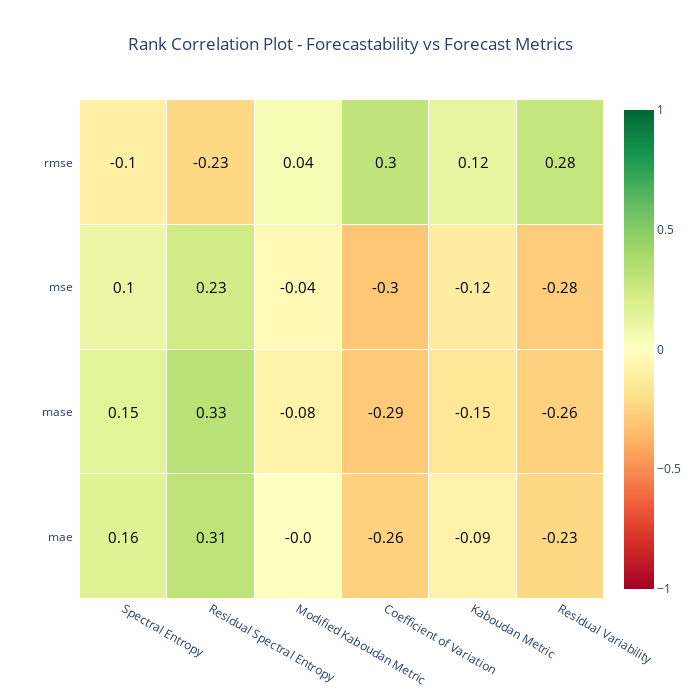

The cell this chart's notebook holds for it:
### Code cell
import plotly.figure_factory as ff

mask = np.zeros_like(corr_df).astype(bool)
mask[:5,:] = True
df_mask = corr_df.mask(mask).round(2)

fig = ff.create_annotated_heatmap(z=df_mask.to_numpy(), 
                                  x=df_mask.columns.tolist(),
                                  y=df_mask.columns.tolist(),
                                  colorscale=px.colors.diverging.RdYlGn,
                                  hoverinfo="none", #Shows hoverinfo for null values
                                  showscale=True, ygap=1, xgap=1
                                 )

fig.update_xaxes(side="bottom")
# fig.update_traces(textfont_size=14)
fig.update_layout(
    title_text='Rank Correlation Plot - Forecastability vs Forecast Metrics', 
    title_x=0.5, 
    width=700, 
    height=700,
    xaxis_showgrid=False,
    yaxis_showgrid=False,
    xaxis_zeroline=False,
    yaxis_zeroline=False,
    # yaxis_autorange='reversed',
    xaxis_range=[-0.5,5.5],
    yaxis_range=[5.5, 9.5]
)

# NaN values are not handled automatically and are displayed in the figure
# So we need to get rid of the text manually
for i in range(len(fig.layout.annotations)):
    fig.layout.annotations[i]['font']['size']=15
    fig.layout.annotations[i]['font']['color']="#000000"
    if fig.layout.annotations[i].text == 'nan':
        fig.layout.annotations[i].text = ""
# fig.write_image("imgs/chapter_4/rank_correlation_forecastability_vs_metrics.png")
fig.show()

### Figure 1 — Plotly figure (JSON) as saved in the notebook; plotly's stock layout.template omitted (floating-point values rounded to 4 significant figures)
{"data": [{"colorscale": [[0, "rgb(165,0,38)"], [0.1, "rgb(215,48,39)"], [0.2, "rgb(244,109,67)"], [0.3, "rgb(253,174,97)"], [0.4, "rgb(254,224,139)"], [0.5, "rgb(255,255,191)"], [0.6, "rgb(217,239,139)"], [0.7, "rgb(166,217,106)"], [0.8, "rgb(102,189,99)"], [0.9, "rgb(26,152,80)"], [1, "rgb(0,104,55)"]], "hoverinfo": "none", "reversescale": false, "showscale": true, "type": "heatmap", "x": ["Spectral Entropy", "Residual Spectral Entropy", "Modified Kaboudan Metric", "Coefficient of Variation", "Kaboudan Metric", "Residual Variability", "mae", "mase", "mse", "rmse"], "xgap": 1, "y": ["Spectral Entropy", "Residual Spectral Entropy", "Modified Kaboudan Metric", "Coefficient of Variation", "Kaboudan Metric", "Residual Variability", "mae", "mase", "mse", "rmse"], "ygap": 1, "z": [[null, null, null, null, null, null, null, null, null, null, null, null], [null, null, null, null, null, null, null, null, null, null, null, null], [null, null, null, null, null, null, null, null, null, null, null, null], [null, null, null, null, null, null, null, null, null, null, null, null], [null, null, null, null, null, null, null, null, null, null, null, null], [0.26, 0.04, 0.21, 0.97, 0.21, 1, -0.23, -0.26, -0.28, 0.28], [0.16, 0.31, 0, -0.26, -0.09, -0.23, 1, 0.53, 0.97, -0.97], [0.15, 0.33, -0.08, -0.29, -0.15, -0.26, 0.53, 1, 0.49, -0.49], [0.1, 0.23, -0.04, -0.3, -0.12, -0.28, 0.97, 0.49, 1, -1], [-0.1, -0.23, 0.04, 0.3, 0.12, 0.28, -0.97, -0.49, -1, 1]]}], "layout": {"annotations": [{"font": {"color": "#000000", "size": 15}, "showarrow": false, "text": "", "x": "Spectral Entropy", "xref": "x", "y": "Spectral Entropy", "yref": "y"}, {"font": {"color": "#000000", "size": 15}, "showarrow": false, "text": "", "x": "Residual Spectral Entropy", "xref": "x", "y": "Spectral Entropy", "yref": "y"}, {"font": {"color": "#000000", "size": 15}, "showarrow": false, "text": "", "x": "Modified Kaboudan Metric", "xref": "x", "y": "Spectral Entropy", "yref": "y"}, {"font": {"color": "#000000", "size": 15}, "showarrow": false, "text": "", "x": "Coefficient of Variation", "xref": "x", "y": "Spectral Entropy", "yref": "y"}, {"font": {"color": "#000000", "size": 15}, "showarrow": false, "text": "", "x": "Kaboudan Metric", "xref": "x", "y": "Spectral Entropy", "yref": "y"}, {"font": {"color": "#000000", "size": 15}, "showarrow": false, "text": "", "x": "Residual Variability", "xref": "x", "y": "Spectral Entropy", "yref": "y"}, {"font": {"color": "#000000", "size": 15}, "showarrow": false, "text": "", "x": "mae", "xref": "x", "y": "Spectral Entropy", "yref": "y"}, {"font": {"color": "#000000", "size": 15}, "showarrow": false, "text": "", "x": "mase", "xref": "x", "y": "Spectral Entropy", "yref": "y"}, {"font": {"color": "#000000", "size": 15}, "showarrow": false, "text": "", "x": "mse", "xref": "x", "y": "Spectral Entropy", "yref": "y"}, {"font": {"color": "#000000", "size": 15}, "showarrow": false, "text": "", "x": "rmse", "xref": "x", "y": "Spectral Entropy", "yref": "y"}, {"font": {"color": "#000000", "size": 15}, "showarrow": false, "text": "", "x": "Spectral Entropy", "xref": "x", "y": "Residual Spectral Entropy", "yref": "y"}, {"font": {"color": "#000000", "size": 15}, "showarrow": false, "text": "", "x": "Residual Spectral Entropy", "xref": "x", "y": "Residual Spectral Entropy", "yref": "y"}, {"font": {"color": "#000000", "size": 15}, "showarrow": false, "text": "", "x": "Modified Kaboudan Metric", "xref": "x", "y": "Residual Spectral Entropy", "yref": "y"}, {"font": {"color": "#000000", "size": 15}, "showarrow": false, "text": "", "x": "Coefficient of Variation", "xref": "x", "y": "Residual Spectral Entropy", "yref": "y"}, {"font": {"color": "#000000", "size": 15}, "showarrow": false, "text": "", "x": "Kaboudan Metric", "xref": "x", "y": "Residual Spectral Entropy", "yref": "y"}, {"font": {"color": "#000000", "size": 15}, "showarrow": false, "text": "", "x": "Residual Variability", "xref": "x", "y": "Residual Spectral Entropy", "yref": "y"}, {"font": {"color": "#000000", "size": 15}, "showarrow": false, "text": "", "x": "mae", "xref": "x", "y": "Residual Spectral Entropy", "yref": "y"}, {"font": {"color": "#000000", "size": 15}, "showarrow": false, "text": "", "x": "mase", "xref": "x", "y": "Residual Spectral Entropy", "yref": "y"}, {"font": {"color": "#000000", "size": 15}, "showarrow": false, "text": "", "x": "mse", "xref": "x", "y": "Residual Spectral Entropy", "yref": "y"}, {"font": {"color": "#000000", "size": 15}, "showarrow": false, "text": "", "x": "rmse", "xref": "x", "y": "Residual Spectral Entropy", "yref": "y"}, {"font": {"color": "#000000", "size": 15}, "showarrow": false, "text": "", "x": "Spectral Entropy", "xref": "x", "y": "Modified Kaboudan Metric", "yref": "y"}, {"font": {"color": "#000000", "size": 15}, "showarrow": false, "text": "", "x": "Residual Spectral Entropy", "xref": "x", "y": "Modified Kaboudan Metric", "yref": "y"}, {"font": {"color": "#000000", "size": 15}, "showarrow": false, "text": "", "x": "Modified Kaboudan Metric", "xref": "x", "y": "Modified Kaboudan Metric", "yref": "y"}, {"font": {"color": "#000000", "size": 15}, "showarrow": false, "text": "", "x": "Coefficient of Variation", "xref": "x", "y": "Modified Kaboudan Metric", "yref": "y"}, {"font": {"color": "#000000", "size": 15}, "showarrow": false, "text": "", "x": "Kaboudan Metric", "xref": "x", "y": "Modified Kaboudan Metric", "yref": "y"}, {"font": {"color": "#000000", "size": 15}, "showarrow": false, "text": "", "x": "Residual Variability", "xref": "x", "y": "Modified Kaboudan Metric", "yref": "y"}, {"font": {"color": "#000000", "size": 15}, "showarrow": false, "text": "", "x": "mae", "xref": "x", "y": "Modified Kaboudan Metric", "yref": "y"}, {"font": {"color": "#000000", "size": 15}, "showarrow": false, "text": "", "x": "mase", "xref": "x", "y": "Modified Kaboudan Metric", "yref": "y"}, {"font": {"color": "#000000", "size": 15}, "showarrow": false, "text": "", "x": "mse", "xref": "x", "y": "Modified Kaboudan Metric", "yref": "y"}, {"font": {"color": "#000000", "size": 15}, "showarrow": false, "text": "", "x": "rmse", "xref": "x", "y": "Modified Kaboudan Metric", "yref": "y"}, {"font": {"color": "#000000", "size": 15}, "showarrow": false, "text": "", "x": "Spectral Entropy", "xref": "x", "y": "Coefficient of Variation", "yref": "y"}, {"font": {"color": "#000000", "size": 15}, "showarrow": false, "text": "", "x": "Residual Spectral Entropy", "xref": "x", "y": "Coefficient of Variation", "yref": "y"}, {"font": {"color": "#000000", "size": 15}, "showarrow": false, "text": "", "x": "Modified Kaboudan Metric", "xref": "x", "y": "Coefficient of Variation", "yref": "y"}, {"font": {"color": "#000000", "size": 15}, "showarrow": false, "text": "", "x": "Coefficient of Variation", "xref": "x", "y": "Coefficient of Variation", "yref": "y"}, {"font": {"color": "#000000", "size": 15}, "showarrow": false, "text": "", "x": "Kaboudan Metric", "xref": "x", "y": "Coefficient of Variation", "yref": "y"}, {"font": {"color": "#000000", "size": 15}, "showarrow": false, "text": "", "x": "Residual Variability", "xref": "x", "y": "Coefficient of Variation", "yref": "y"}, {"font": {"color": "#000000", "size": 15}, "showarrow": false, "text": "", "x": "mae", "xref": "x", "y": "Coefficient of Variation", "yref": "y"}, {"font": {"color": "#000000", "size": 15}, "showarrow": false, "text": "", "x": "mase", "xref": "x", "y": "Coefficient of Variation", "yref": "y"}, {"font": {"color": "#000000", "size": 15}, "showarrow": false, "text": "", "x": "mse", "xref": "x", "y": "Coefficient of Variation", "yref": "y"}, {"font": {"color": "#000000", "size": 15}, "showarrow": false, "text": "", "x": "rmse", "xref": "x", "y": "Coefficient of Variation", "yref": "y"}, {"font": {"color": "#000000", "size": 15}, "showarrow": false, "text": "", "x": "Spectral Entropy", "xref": "x", "y": "Kaboudan Metric", "yref": "y"}, {"font": {"color": "#000000", "size": 15}, "showarrow": false, "text": "", "x": "Residual Spectral Entropy", "xref": "x", "y": "Kaboudan Metric", "yref": "y"}, {"font": {"color": "#000000", "size": 15}, "showarrow": false, "text": "", "x": "Modified Kaboudan Metric", "xref": "x", "y": "Kaboudan Metric", "yref": "y"}, {"font": {"color": "#000000", "size": 15}, "showarrow": false, "text": "", "x": "Coefficient of Variation", "xref": "x", "y": "Kaboudan Metric", "yref": "y"}, {"font": {"color": "#000000", "size": 15}, "showarrow": false, "text": "", "x": "Kaboudan Metric", "xref": "x", "y": "Kaboudan Metric", "yref": "y"}, {"font": {"color": "#000000", "size": 15}, "showarrow": false, "text": "", "x": "Residual Variability", "xref": "x", "y": "Kaboudan Metric", "yref": "y"}, {"font": {"color": "#000000", "size": 15}, "showarrow": false, "text": "", "x": "mae", "xref": "x", "y": "Kaboudan Metric", "yref": "y"}, {"font": {"color": "#000000", "size": 15}, "showarrow": false, "text": "", "x": "mase", "xref": "x", "y": "Kaboudan Metric", "yref": "y"}, {"font": {"color": "#000000", "size": 15}, "showarrow": false, "text": "", "x": "mse", "xref": "x", "y": "Kaboudan Metric", "yref": "y"}, {"font": {"color": "#000000", "size": 15}, "showarrow": false, "text": "", "x": "rmse", "xref": "x", "y": "Kaboudan Metric", "yref": "y"}, {"font": {"color": "#000000", "size": 15}, "showarrow": false, "text": "0.26", "x": "Spectral Entropy", "xref": "x", "y": "Residual Variability", "yref": "y"}, {"font": {"color": "#000000", "size": 15}, "showarrow": false, "text": "0.04", "x": "Residual Spectral Entropy", "xref": "x", "y": "Residual Variability", "yref": "y"}, {"font": {"color": "#000000", "size": 15}, "showarrow": false, "text": "0.21", "x": "Modified Kaboudan Metric", "xref": "x", "y": "Residual Variability", "yref": "y"}, {"font": {"color": "#000000", "size": 15}, "showarrow": false, "text": "0.97", "x": "Coefficient of Variation", "xref": "x", "y": "Residual Variability", "yref": "y"}, {"font": {"color": "#000000", "size": 15}, "showarrow": false, "text": "0.21", "x": "Kaboudan Metric", "xref": "x", "y": "Residual Variability", "yref": "y"}, {"font": {"color": "#000000", "size": 15}, "showarrow": false, "text": "1.0", "x": "Residual Variability", "xref": "x", "y": "Residual Variability", "yref": "y"}, {"font": {"color": "#000000", "size": 15}, "showarrow": false, "text": "-0.23", "x": "mae", "xref": "x", "y": "Residual Variability", "yref": "y"}, {"font": {"color": "#000000", "size": 15}, "showarrow": false, "text": "-0.26", "x": "mase", "xref": "x", "y": "rmse", "yref": "y"}, {"font": {"color": "#000000", "size": 15}, "showarrow": false, "text": "-0.28", "x": "mse", "xref": "x", "y": "rmse", "yref": "y"}, {"font": {"color": "#000000", "size": 15}, "showarrow": false, "text": "0.28", "x": "rmse", "xref": "x", "y": "rmse", "yref": "y"}, {"font": {"color": "#000000", "size": 15}, "showarrow": false, "text": "0.16", "x": "Spectral Entropy", "xref": "x", "y": "mae", "yref": "y"}, {"font": {"color": "#000000", "size": 15}, "showarrow": false, "text": "0.31", "x": "Residual Spectral Entropy", "xref": "x", "y": "mae", "yref": "y"}, {"font": {"color": "#000000", "size": 15}, "showarrow": false, "text": "-0.0", "x": "Modified Kaboudan Metric", "xref": "x", "y": "mae", "yref": "y"}, {"font": {"color": "#000000", "size": 15}, "showarrow": false, "text": "-0.26", "x": "Coefficient of Variation", "xref": "x", "y": "mae", "yref": "y"}, {"font": {"color": "#000000", "size": 15}, "showarrow": false, "text": "-0.09", "x": "Kaboudan Metric", "xref": "x", "y": "mae", "yref": "y"}, {"font": {"color": "#000000", "size": 15}, "showarrow": false, "text": "-0.23", "x": "Residual Variability", "xref": "x", "y": "mae", "yref": "y"}, {"font": {"color": "#000000", "size": 15}, "showarrow": false, "text": "1.0", "x": "mae", "xref": "x", "y": "mae", "yref": "y"}, {"font": {"color": "#000000", "size": 15}, "showarrow": false, "text": "0.53", "x": "mase", "xref": "x", "y": "mae", "yref": "y"}, {"font": {"color": "#000000", "size": 15}, "showarrow": false, "text": "0.97", "x": "mse", "xref": "x", "y": "mae", "yref": "y"}, {"font": {"color": "#000000", "size": 15}, "showarrow": false, "text": "-0.97", "x": "rmse", "xref": "x", "y": "mae", "yref": "y"}, {"font": {"color": "#000000", "size": 15}, "showarrow": false, "text": "0.15", "x": "Spectral Entropy", "xref": "x", "y": "mase", "yref": "y"}, {"font": {"color": "#000000", "size": 15}, "showarrow": false, "text": "0.33", "x": "Residual Spectral Entropy", "xref": "x", "y": "mase", "yref": "y"}, {"font": {"color": "#000000", "size": 15}, "showarrow": false, "text": "-0.08", "x": "Modified Kaboudan Metric", "xref": "x", "y": "mase", "yref": "y"}, {"font": {"color": "#000000", "size": 15}, "showarrow": false, "text": "-0.29", "x": "Coefficient of Variation", "xref": "x", "y": "mase", "yref": "y"}, {"font": {"color": "#000000", "size": 15}, "showarrow": false, "text": "-0.15", "x": "Kaboudan Metric", "xref": "x", "y": "mase", "yref": "y"}, {"font": {"color": "#000000", "size": 15}, "showarrow": false, "text": "-0.26", "x": "Residual Variability", "xref": "x", "y": "mase", "yref": "y"}, {"font": {"color": "#000000", "size": 15}, "showarrow": false, "text": "0.53", "x": "mae", "xref": "x", "y": "mase", "yref": "y"}, {"font": {"color": "#000000", "size": 15}, "showarrow": false, "text": "1.0", "x": "mase", "xref": "x", "y": "mase", "yref": "y"}, {"font": {"color": "#000000", "size": 15}, "showarrow": false, "text": "0.49", "x": "mse", "xref": "x", "y": "mase", "yref": "y"}, {"font": {"color": "#000000", "size": 15}, "showarrow": false, "text": "-0.49", "x": "rmse", "xref": "x", "y": "mase", "yref": "y"}, {"font": {"color": "#000000", "size": 15}, "showarrow": false, "text": "0.1", "x": "Spectral Entropy", "xref": "x", "y": "mse", "yref": "y"}, {"font": {"color": "#000000", "size": 15}, "showarrow": false, "text": "0.23", "x": "Residual Spectral Entropy", "xref": "x", "y": "mse", "yref": "y"}, {"font": {"color": "#000000", "size": 15}, "showarrow": false, "text": "-0.04", "x": "Modified Kaboudan Metric", "xref": "x", "y": "mse", "yref": "y"}, {"font": {"color": "#000000", "size": 15}, "showarrow": false, "text": "-0.3", "x": "Coefficient of Variation", "xref": "x", "y": "mse", "yref": "y"}, {"font": {"color": "#000000", "size": 15}, "showarrow": false, "text": "-0.12", "x": "Kaboudan Metric", "xref": "x", "y": "mse", "yref": "y"}, {"font": {"color": "#000000", "size": 15}, "showarrow": false, "text": "-0.28", "x": "Residual Variability", "xref": "x", "y": "mse", "yref": "y"}, {"font": {"color": "#000000", "size": 15}, "showarrow": false, "text": "0.97", "x": "mae", "xref": "x", "y": "mse", "yref": "y"}, {"font": {"color": "#000000", "size": 15}, "showarrow": false, "text": "0.49", "x": "mase", "xref": "x", "y": "mse", "yref": "y"}, {"font": {"color": "#000000", "size": 15}, "showarrow": false, "text": "1.0", "x": "mse", "xref": "x", "y": "mse", "yref": "y"}, {"font": {"color": "#000000", "size": 15}, "showarrow": false, "text": "-1.0", "x": "rmse", "xref": "x", "y": "mse", "yref": "y"}, {"font": {"color": "#000000", "size": 15}, "showarrow": false, "text": "-0.1", "x": "Spectral Entropy", "xref": "x", "y": "rmse", "yref": "y"}, {"font": {"color": "#000000", "size": 15}, "showarrow": false, "text": "-0.23", "x": "Residual Spectral Entropy", "xref": "x", "y": "rmse", "yref": "y"}, {"font": {"color": "#000000", "size": 15}, "showarrow": false, "text": "0.04", "x": "Modified Kaboudan Metric", "xref": "x", "y": "rmse", "yref": "y"}, {"font": {"color": "#000000", "size": 15}, "showarrow": false, "text": "0.3", "x": "Coefficient of Variation", "xref": "x", "y": "rmse", "yref": "y"}, {"font": {"color": "#000000", "size": 15}, "showarrow": false, "text": "0.12", "x": "Kaboudan Metric", "xref": "x", "y": "rmse", "yref": "y"}, {"font": {"color": "#000000", "size": 15}, "showarrow": false, "text": "0.28", "x": "Residual Variability", "xref": "x", "y": "rmse", "yref": "y"}, {"font": {"color": "#000000", "size": 15}, "showarrow": false, "text": "-0.97", "x": "mae", "xref": "x", "y": "rmse", "yref": "y"}, {"font": {"color": "#000000", "size": 15}, "showarrow": false, "text": "-0.49", "x": "mase", "xref": "x", "y": "rmse", "yref": "y"}, {"font": {"color": "#000000", "size": 15}, "showarrow": false, "text": "-1.0", "x": "mse", "xref": "x", "y": "rmse", "yref": "y"}, {"font": {"color": "#000000", "size": 15}, "showarrow": false, "text": "1.0", "x": "rmse", "xref": "x", "y": "rmse", "yref": "y"}], "height": 700, "title": {"text": "Rank Correlation Plot - Forecastability vs Forecast Metrics", "x": 0.5}, "width": 700, "xaxis": {"dtick": 1, "gridcolor": "rgb(0, 0, 0)", "range": [-0.5, 5.5], "showgrid": false, "side": "bottom", "ticks": "", "zeroline": false}, "yaxis": {"dtick": 1, "range": [5.5, 9.5], "showgrid": false, "ticks": "", "ticksuffix": "  ", "zeroline": false}}}
